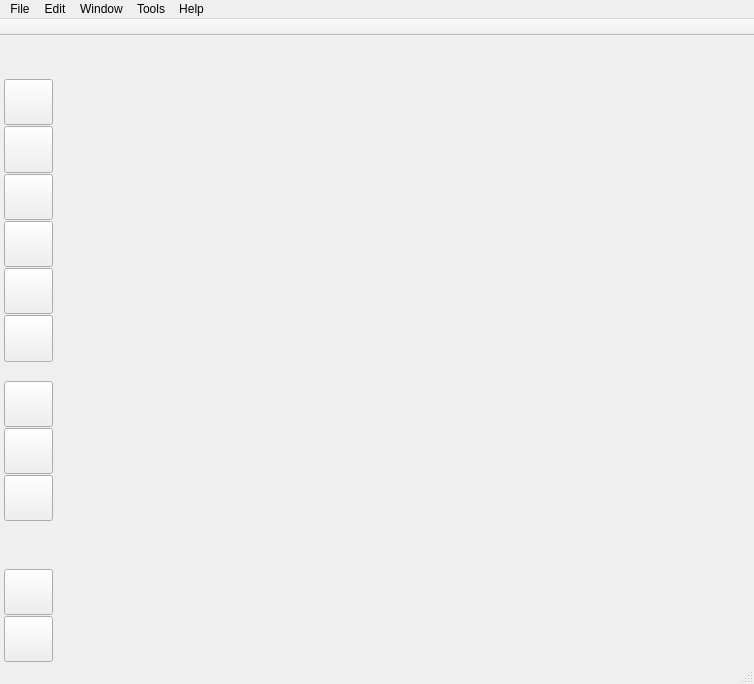
<?xml version="1.0" encoding="UTF-8"?>
<ui version="4.0">
 <class>MainWindow</class>
 <widget class="QMainWindow" name="MainWindow">
  <property name="geometry">
   <rect>
    <x>0</x>
    <y>0</y>
    <width>754</width>
    <height>684</height>
   </rect>
  </property>
  <property name="mouseTracking">
   <bool>true</bool>
  </property>
  <property name="windowTitle">
   <string>Plotlyst</string>
  </property>
  <widget class="QWidget" name="centralwidget">
   <layout class="QHBoxLayout" name="horizontalLayout">
    <property name="spacing">
     <number>3</number>
    </property>
    <property name="leftMargin">
     <number>0</number>
    </property>
    <property name="topMargin">
     <number>0</number>
    </property>
    <property name="rightMargin">
     <number>0</number>
    </property>
    <property name="bottomMargin">
     <number>0</number>
    </property>
    <item>
     <widget class="QStackedWidget" name="stackMainPanels">
      <property name="lineWidth">
       <number>0</number>
      </property>
      <property name="currentIndex">
       <number>0</number>
      </property>
      <widget class="QWidget" name="pageOutline">
       <layout class="QHBoxLayout" name="horizontalLayout_2">
        <property name="spacing">
         <number>0</number>
        </property>
        <property name="leftMargin">
         <number>0</number>
        </property>
        <property name="topMargin">
         <number>0</number>
        </property>
        <property name="rightMargin">
         <number>0</number>
        </property>
        <property name="bottomMargin">
         <number>0</number>
        </property>
        <item>
         <widget class="QWidget" name="wdgNavBar" native="true">
          <property name="sizePolicy">
           <sizepolicy hsizetype="MinimumExpanding" vsizetype="Preferred">
            <horstretch>0</horstretch>
            <verstretch>0</verstretch>
           </sizepolicy>
          </property>
          <property name="maximumSize">
           <size>
            <width>55</width>
            <height>16777215</height>
           </size>
          </property>
          <property name="navbar" stdset="0">
           <bool>true</bool>
          </property>
          <layout class="QVBoxLayout" name="verticalLayout">
           <property name="spacing">
            <number>1</number>
           </property>
           <property name="leftMargin">
            <number>4</number>
           </property>
           <property name="topMargin">
            <number>40</number>
           </property>
           <property name="rightMargin">
            <number>2</number>
           </property>
           <property name="bottomMargin">
            <number>0</number>
           </property>
           <item>
            <spacer name="verticalSpacer_6">
             <property name="orientation">
              <enum>Qt::Vertical</enum>
             </property>
             <property name="sizeType">
              <enum>QSizePolicy::Fixed</enum>
             </property>
             <property name="sizeHint" stdset="0">
              <size>
               <width>20</width>
               <height>3</height>
              </size>
             </property>
            </spacer>
           </item>
           <item>
            <widget class="QToolButton" name="btnNovel">
             <property name="sizePolicy">
              <sizepolicy hsizetype="MinimumExpanding" vsizetype="MinimumExpanding">
               <horstretch>0</horstretch>
               <verstretch>0</verstretch>
              </sizepolicy>
             </property>
             <property name="minimumSize">
              <size>
               <width>35</width>
               <height>35</height>
              </size>
             </property>
             <property name="maximumSize">
              <size>
               <width>50</width>
               <height>50</height>
              </size>
             </property>
             <property name="cursor">
              <cursorShape>PointingHandCursor</cursorShape>
             </property>
             <property name="toolTip">
              <string>Novel</string>
             </property>
             <property name="text">
              <string/>
             </property>
             <property name="iconSize">
              <size>
               <width>32</width>
               <height>32</height>
              </size>
             </property>
             <property name="checkable">
              <bool>true</bool>
             </property>
             <property name="base" stdset="0">
              <bool>false</bool>
             </property>
             <property name="main-navbar" stdset="0">
              <bool>true</bool>
             </property>
             <property name="transparent" stdset="0">
              <bool>true</bool>
             </property>
             <attribute name="buttonGroup">
              <string notr="true">buttonGroup</string>
             </attribute>
            </widget>
           </item>
           <item>
            <widget class="QToolButton" name="btnCharacters">
             <property name="sizePolicy">
              <sizepolicy hsizetype="MinimumExpanding" vsizetype="MinimumExpanding">
               <horstretch>0</horstretch>
               <verstretch>0</verstretch>
              </sizepolicy>
             </property>
             <property name="minimumSize">
              <size>
               <width>35</width>
               <height>35</height>
              </size>
             </property>
             <property name="maximumSize">
              <size>
               <width>50</width>
               <height>50</height>
              </size>
             </property>
             <property name="cursor">
              <cursorShape>PointingHandCursor</cursorShape>
             </property>
             <property name="toolTip">
              <string>Characters</string>
             </property>
             <property name="text">
              <string/>
             </property>
             <property name="iconSize">
              <size>
               <width>32</width>
               <height>32</height>
              </size>
             </property>
             <property name="checkable">
              <bool>true</bool>
             </property>
             <property name="base" stdset="0">
              <bool>false</bool>
             </property>
             <property name="main-navbar" stdset="0">
              <bool>true</bool>
             </property>
             <attribute name="buttonGroup">
              <string notr="true">buttonGroup</string>
             </attribute>
            </widget>
           </item>
           <item>
            <widget class="QToolButton" name="btnScenes">
             <property name="sizePolicy">
              <sizepolicy hsizetype="MinimumExpanding" vsizetype="MinimumExpanding">
               <horstretch>0</horstretch>
               <verstretch>0</verstretch>
              </sizepolicy>
             </property>
             <property name="minimumSize">
              <size>
               <width>35</width>
               <height>35</height>
              </size>
             </property>
             <property name="maximumSize">
              <size>
               <width>50</width>
               <height>50</height>
              </size>
             </property>
             <property name="cursor">
              <cursorShape>PointingHandCursor</cursorShape>
             </property>
             <property name="toolTip">
              <string>Narrative Manager</string>
             </property>
             <property name="text">
              <string/>
             </property>
             <property name="iconSize">
              <size>
               <width>32</width>
               <height>32</height>
              </size>
             </property>
             <property name="checkable">
              <bool>true</bool>
             </property>
             <property name="base" stdset="0">
              <bool>false</bool>
             </property>
             <property name="main-navbar" stdset="0">
              <bool>true</bool>
             </property>
             <attribute name="buttonGroup">
              <string notr="true">buttonGroup</string>
             </attribute>
            </widget>
           </item>
           <item>
            <widget class="QToolButton" name="btnWorld">
             <property name="enabled">
              <bool>true</bool>
             </property>
             <property name="sizePolicy">
              <sizepolicy hsizetype="MinimumExpanding" vsizetype="MinimumExpanding">
               <horstretch>0</horstretch>
               <verstretch>0</verstretch>
              </sizepolicy>
             </property>
             <property name="minimumSize">
              <size>
               <width>35</width>
               <height>35</height>
              </size>
             </property>
             <property name="maximumSize">
              <size>
               <width>50</width>
               <height>50</height>
              </size>
             </property>
             <property name="cursor">
              <cursorShape>PointingHandCursor</cursorShape>
             </property>
             <property name="toolTip">
              <string>World-building</string>
             </property>
             <property name="text">
              <string/>
             </property>
             <property name="iconSize">
              <size>
               <width>32</width>
               <height>32</height>
              </size>
             </property>
             <property name="checkable">
              <bool>true</bool>
             </property>
             <property name="base" stdset="0">
              <bool>false</bool>
             </property>
             <property name="main-navbar" stdset="0">
              <bool>true</bool>
             </property>
             <attribute name="buttonGroup">
              <string notr="true">buttonGroup</string>
             </attribute>
            </widget>
           </item>
           <item>
            <widget class="QToolButton" name="btnManuscript">
             <property name="enabled">
              <bool>true</bool>
             </property>
             <property name="sizePolicy">
              <sizepolicy hsizetype="MinimumExpanding" vsizetype="MinimumExpanding">
               <horstretch>0</horstretch>
               <verstretch>0</verstretch>
              </sizepolicy>
             </property>
             <property name="minimumSize">
              <size>
               <width>35</width>
               <height>35</height>
              </size>
             </property>
             <property name="maximumSize">
              <size>
               <width>50</width>
               <height>50</height>
              </size>
             </property>
             <property name="cursor">
              <cursorShape>PointingHandCursor</cursorShape>
             </property>
             <property name="toolTip">
              <string>Manuscript</string>
             </property>
             <property name="text">
              <string/>
             </property>
             <property name="iconSize">
              <size>
               <width>32</width>
               <height>32</height>
              </size>
             </property>
             <property name="checkable">
              <bool>true</bool>
             </property>
             <property name="base" stdset="0">
              <bool>false</bool>
             </property>
             <property name="main-navbar" stdset="0">
              <bool>true</bool>
             </property>
             <attribute name="buttonGroup">
              <string notr="true">buttonGroup</string>
             </attribute>
            </widget>
           </item>
           <item>
            <widget class="QToolButton" name="btnNotes">
             <property name="sizePolicy">
              <sizepolicy hsizetype="MinimumExpanding" vsizetype="MinimumExpanding">
               <horstretch>0</horstretch>
               <verstretch>0</verstretch>
              </sizepolicy>
             </property>
             <property name="minimumSize">
              <size>
               <width>35</width>
               <height>35</height>
              </size>
             </property>
             <property name="maximumSize">
              <size>
               <width>50</width>
               <height>50</height>
              </size>
             </property>
             <property name="cursor">
              <cursorShape>PointingHandCursor</cursorShape>
             </property>
             <property name="toolTip">
              <string>Documents</string>
             </property>
             <property name="text">
              <string/>
             </property>
             <property name="iconSize">
              <size>
               <width>32</width>
               <height>32</height>
              </size>
             </property>
             <property name="checkable">
              <bool>true</bool>
             </property>
             <property name="base" stdset="0">
              <bool>false</bool>
             </property>
             <property name="main-navbar" stdset="0">
              <bool>true</bool>
             </property>
             <attribute name="buttonGroup">
              <string notr="true">buttonGroup</string>
             </attribute>
            </widget>
           </item>
           <item>
            <spacer name="verticalSpacer_4">
             <property name="orientation">
              <enum>Qt::Vertical</enum>
             </property>
             <property name="sizeType">
              <enum>QSizePolicy::Fixed</enum>
             </property>
             <property name="sizeHint" stdset="0">
              <size>
               <width>10</width>
               <height>15</height>
              </size>
             </property>
            </spacer>
           </item>
           <item>
            <spacer name="verticalSpacer_8">
             <property name="orientation">
              <enum>Qt::Vertical</enum>
             </property>
             <property name="sizeType">
              <enum>QSizePolicy::Fixed</enum>
             </property>
             <property name="sizeHint" stdset="0">
              <size>
               <width>20</width>
               <height>3</height>
              </size>
             </property>
            </spacer>
           </item>
           <item>
            <widget class="QToolButton" name="btnBoard">
             <property name="sizePolicy">
              <sizepolicy hsizetype="MinimumExpanding" vsizetype="MinimumExpanding">
               <horstretch>0</horstretch>
               <verstretch>0</verstretch>
              </sizepolicy>
             </property>
             <property name="minimumSize">
              <size>
               <width>35</width>
               <height>35</height>
              </size>
             </property>
             <property name="maximumSize">
              <size>
               <width>50</width>
               <height>50</height>
              </size>
             </property>
             <property name="cursor">
              <cursorShape>PointingHandCursor</cursorShape>
             </property>
             <property name="toolTip">
              <string>Task management</string>
             </property>
             <property name="text">
              <string/>
             </property>
             <property name="iconSize">
              <size>
               <width>32</width>
               <height>32</height>
              </size>
             </property>
             <property name="checkable">
              <bool>true</bool>
             </property>
             <property name="base" stdset="0">
              <bool>false</bool>
             </property>
             <property name="main-navbar" stdset="0">
              <bool>true</bool>
             </property>
             <attribute name="buttonGroup">
              <string notr="true">buttonGroup</string>
             </attribute>
            </widget>
           </item>
           <item>
            <widget class="QToolButton" name="btnReports">
             <property name="sizePolicy">
              <sizepolicy hsizetype="MinimumExpanding" vsizetype="MinimumExpanding">
               <horstretch>0</horstretch>
               <verstretch>0</verstretch>
              </sizepolicy>
             </property>
             <property name="minimumSize">
              <size>
               <width>35</width>
               <height>35</height>
              </size>
             </property>
             <property name="maximumSize">
              <size>
               <width>50</width>
               <height>50</height>
              </size>
             </property>
             <property name="cursor">
              <cursorShape>PointingHandCursor</cursorShape>
             </property>
             <property name="toolTip">
              <string>Reports</string>
             </property>
             <property name="text">
              <string/>
             </property>
             <property name="iconSize">
              <size>
               <width>32</width>
               <height>32</height>
              </size>
             </property>
             <property name="checkable">
              <bool>true</bool>
             </property>
             <property name="base" stdset="0">
              <bool>false</bool>
             </property>
             <property name="main-navbar" stdset="0">
              <bool>true</bool>
             </property>
             <attribute name="buttonGroup">
              <string notr="true">buttonGroup</string>
             </attribute>
            </widget>
           </item>
           <item>
            <widget class="QToolButton" name="btnFormatting">
             <property name="sizePolicy">
              <sizepolicy hsizetype="MinimumExpanding" vsizetype="MinimumExpanding">
               <horstretch>0</horstretch>
               <verstretch>0</verstretch>
              </sizepolicy>
             </property>
             <property name="minimumSize">
              <size>
               <width>35</width>
               <height>35</height>
              </size>
             </property>
             <property name="maximumSize">
              <size>
               <width>50</width>
               <height>50</height>
              </size>
             </property>
             <property name="cursor">
              <cursorShape>PointingHandCursor</cursorShape>
             </property>
             <property name="toolTip">
              <string>Formatting and typesetting</string>
             </property>
             <property name="text">
              <string/>
             </property>
             <property name="iconSize">
              <size>
               <width>32</width>
               <height>32</height>
              </size>
             </property>
             <property name="checkable">
              <bool>true</bool>
             </property>
             <property name="base" stdset="0">
              <bool>false</bool>
             </property>
             <property name="main-navbar" stdset="0">
              <bool>true</bool>
             </property>
             <attribute name="buttonGroup">
              <string notr="true">buttonGroup</string>
             </attribute>
            </widget>
           </item>
           <item>
            <spacer name="verticalSpacer">
             <property name="orientation">
              <enum>Qt::Vertical</enum>
             </property>
             <property name="sizeHint" stdset="0">
              <size>
               <width>20</width>
               <height>40</height>
              </size>
             </property>
            </spacer>
           </item>
           <item>
            <widget class="QToolButton" name="btnKbLink">
             <property name="sizePolicy">
              <sizepolicy hsizetype="MinimumExpanding" vsizetype="MinimumExpanding">
               <horstretch>0</horstretch>
               <verstretch>0</verstretch>
              </sizepolicy>
             </property>
             <property name="minimumSize">
              <size>
               <width>35</width>
               <height>35</height>
              </size>
             </property>
             <property name="maximumSize">
              <size>
               <width>50</width>
               <height>50</height>
              </size>
             </property>
             <property name="cursor">
              <cursorShape>PointingHandCursor</cursorShape>
             </property>
             <property name="toolTip">
              <string>Jump to Knowledge Base</string>
             </property>
             <property name="text">
              <string/>
             </property>
             <property name="iconSize">
              <size>
               <width>32</width>
               <height>32</height>
              </size>
             </property>
             <property name="checkable">
              <bool>false</bool>
             </property>
             <property name="base" stdset="0">
              <bool>false</bool>
             </property>
             <property name="main-navbar" stdset="0">
              <bool>true</bool>
             </property>
            </widget>
           </item>
           <item>
            <widget class="QToolButton" name="btnSettingsLink">
             <property name="sizePolicy">
              <sizepolicy hsizetype="MinimumExpanding" vsizetype="MinimumExpanding">
               <horstretch>0</horstretch>
               <verstretch>0</verstretch>
              </sizepolicy>
             </property>
             <property name="minimumSize">
              <size>
               <width>35</width>
               <height>35</height>
              </size>
             </property>
             <property name="maximumSize">
              <size>
               <width>50</width>
               <height>50</height>
              </size>
             </property>
             <property name="cursor">
              <cursorShape>PointingHandCursor</cursorShape>
             </property>
             <property name="toolTip">
              <string>Jump to novel settings</string>
             </property>
             <property name="text">
              <string/>
             </property>
             <property name="iconSize">
              <size>
               <width>32</width>
               <height>32</height>
              </size>
             </property>
             <property name="checkable">
              <bool>false</bool>
             </property>
             <property name="base" stdset="0">
              <bool>false</bool>
             </property>
             <property name="main-navbar" stdset="0">
              <bool>true</bool>
             </property>
            </widget>
           </item>
          </layout>
         </widget>
        </item>
        <item>
         <layout class="QVBoxLayout" name="verticalLayout_2">
          <item>
           <widget class="QStackedWidget" name="stackedWidget">
            <property name="cursor">
             <cursorShape>ArrowCursor</cursorShape>
            </property>
            <widget class="QWidget" name="pageBoard">
             <layout class="QVBoxLayout" name="verticalLayout_10">
              <property name="spacing">
               <number>0</number>
              </property>
              <property name="leftMargin">
               <number>0</number>
              </property>
              <property name="topMargin">
               <number>0</number>
              </property>
              <property name="rightMargin">
               <number>0</number>
              </property>
              <property name="bottomMargin">
               <number>0</number>
              </property>
             </layout>
            </widget>
            <widget class="QWidget" name="pageNovel">
             <layout class="QVBoxLayout" name="verticalLayout_4">
              <property name="spacing">
               <number>0</number>
              </property>
              <property name="leftMargin">
               <number>0</number>
              </property>
              <property name="topMargin">
               <number>0</number>
              </property>
              <property name="rightMargin">
               <number>0</number>
              </property>
              <property name="bottomMargin">
               <number>0</number>
              </property>
             </layout>
            </widget>
            <widget class="QWidget" name="pageCharacters">
             <layout class="QVBoxLayout" name="verticalLayout_5">
              <property name="spacing">
               <number>0</number>
              </property>
              <property name="leftMargin">
               <number>0</number>
              </property>
              <property name="topMargin">
               <number>0</number>
              </property>
              <property name="rightMargin">
               <number>0</number>
              </property>
              <property name="bottomMargin">
               <number>0</number>
              </property>
             </layout>
            </widget>
            <widget class="QWidget" name="pageScenes">
             <layout class="QVBoxLayout" name="verticalLayout_6">
              <property name="spacing">
               <number>0</number>
              </property>
              <property name="leftMargin">
               <number>0</number>
              </property>
              <property name="topMargin">
               <number>0</number>
              </property>
              <property name="rightMargin">
               <number>0</number>
              </property>
              <property name="bottomMargin">
               <number>0</number>
              </property>
             </layout>
            </widget>
            <widget class="QWidget" name="pageWorld">
             <layout class="QVBoxLayout" name="verticalLayout_3">
              <property name="spacing">
               <number>0</number>
              </property>
              <property name="leftMargin">
               <number>0</number>
              </property>
              <property name="topMargin">
               <number>0</number>
              </property>
              <property name="rightMargin">
               <number>0</number>
              </property>
              <property name="bottomMargin">
               <number>0</number>
              </property>
             </layout>
            </widget>
            <widget class="QWidget" name="pageNotes">
             <layout class="QVBoxLayout" name="verticalLayout_8">
              <property name="spacing">
               <number>0</number>
              </property>
              <property name="leftMargin">
               <number>0</number>
              </property>
              <property name="topMargin">
               <number>0</number>
              </property>
              <property name="rightMargin">
               <number>0</number>
              </property>
              <property name="bottomMargin">
               <number>0</number>
              </property>
             </layout>
            </widget>
            <widget class="QWidget" name="pageManuscript">
             <layout class="QVBoxLayout" name="verticalLayout_15">
              <property name="spacing">
               <number>0</number>
              </property>
              <property name="leftMargin">
               <number>0</number>
              </property>
              <property name="topMargin">
               <number>0</number>
              </property>
              <property name="rightMargin">
               <number>0</number>
              </property>
              <property name="bottomMargin">
               <number>0</number>
              </property>
             </layout>
            </widget>
            <widget class="QWidget" name="pageAnalysis">
             <layout class="QVBoxLayout" name="verticalLayout_13">
              <property name="spacing">
               <number>0</number>
              </property>
              <property name="leftMargin">
               <number>0</number>
              </property>
              <property name="topMargin">
               <number>0</number>
              </property>
              <property name="rightMargin">
               <number>0</number>
              </property>
              <property name="bottomMargin">
               <number>0</number>
              </property>
             </layout>
            </widget>
            <widget class="QWidget" name="pageFormatting">
             <layout class="QVBoxLayout" name="verticalLayout_12">
              <property name="spacing">
               <number>0</number>
              </property>
              <property name="leftMargin">
               <number>0</number>
              </property>
              <property name="topMargin">
               <number>0</number>
              </property>
              <property name="rightMargin">
               <number>0</number>
              </property>
              <property name="bottomMargin">
               <number>0</number>
              </property>
             </layout>
            </widget>
           </widget>
          </item>
         </layout>
        </item>
       </layout>
      </widget>
      <widget class="QWidget" name="pageHome">
       <layout class="QVBoxLayout" name="verticalLayout_11">
        <property name="spacing">
         <number>0</number>
        </property>
        <property name="leftMargin">
         <number>0</number>
        </property>
        <property name="topMargin">
         <number>0</number>
        </property>
        <property name="rightMargin">
         <number>0</number>
        </property>
        <property name="bottomMargin">
         <number>0</number>
        </property>
       </layout>
      </widget>
     </widget>
    </item>
    <item>
     <widget class="QStackedWidget" name="wdgSidebar">
      <property name="minimumSize">
       <size>
        <width>220</width>
        <height>0</height>
       </size>
      </property>
      <property name="maximumSize">
       <size>
        <width>220</width>
        <height>16777215</height>
       </size>
      </property>
      <property name="currentIndex">
       <number>0</number>
      </property>
      <widget class="QWidget" name="pageComments">
       <layout class="QVBoxLayout" name="verticalLayout_9">
        <property name="spacing">
         <number>0</number>
        </property>
        <property name="leftMargin">
         <number>0</number>
        </property>
        <property name="topMargin">
         <number>0</number>
        </property>
        <property name="rightMargin">
         <number>0</number>
        </property>
        <property name="bottomMargin">
         <number>0</number>
        </property>
       </layout>
      </widget>
     </widget>
    </item>
    <item>
     <widget class="QWidget" name="wdgDocs" native="true">
      <property name="minimumSize">
       <size>
        <width>20</width>
        <height>0</height>
       </size>
      </property>
      <layout class="QVBoxLayout" name="verticalLayout_7">
       <property name="spacing">
        <number>3</number>
       </property>
       <property name="leftMargin">
        <number>1</number>
       </property>
       <property name="topMargin">
        <number>1</number>
       </property>
       <property name="rightMargin">
        <number>1</number>
       </property>
       <property name="bottomMargin">
        <number>1</number>
       </property>
      </layout>
     </widget>
    </item>
   </layout>
  </widget>
  <widget class="QMenuBar" name="menubar">
   <property name="geometry">
    <rect>
     <x>0</x>
     <y>0</y>
     <width>754</width>
     <height>19</height>
    </rect>
   </property>
   <widget class="QMenu" name="menuFile">
    <property name="title">
     <string>File</string>
    </property>
    <property name="toolTipsVisible">
     <bool>true</bool>
    </property>
    <widget class="QMenu" name="menuProject">
     <property name="title">
      <string>Project</string>
     </property>
     <property name="toolTipsVisible">
      <bool>true</bool>
     </property>
     <addaction name="actionDirPlaceholder"/>
     <addaction name="actionOpenProjectDir"/>
     <addaction name="separator"/>
     <addaction name="actionChangeDir"/>
    </widget>
    <addaction name="menuProject"/>
   </widget>
   <widget class="QMenu" name="menuHelp">
    <property name="title">
     <string>Help</string>
    </property>
    <property name="toolTipsVisible">
     <bool>true</bool>
    </property>
    <widget class="QMenu" name="menuSocials">
     <property name="title">
      <string>Socials</string>
     </property>
     <addaction name="actionSocialDiscord"/>
     <addaction name="separator"/>
     <addaction name="actionInstagram"/>
     <addaction name="actionThreads"/>
     <addaction name="actionPatreon"/>
     <addaction name="actionFacebook"/>
     <addaction name="actionYoutube"/>
     <addaction name="actionXTwitter"/>
     <addaction name="actionPinterest"/>
    </widget>
    <addaction name="separator"/>
    <addaction name="actionLogs"/>
    <addaction name="actionResourceManager"/>
    <addaction name="separator"/>
    <addaction name="actionPlotlystWebsite"/>
    <addaction name="menuSocials"/>
    <addaction name="separator"/>
    <addaction name="actionContact"/>
    <addaction name="actionDiscord"/>
    <addaction name="actionFeatureRequest"/>
    <addaction name="actionRoadmap"/>
    <addaction name="separator"/>
    <addaction name="actionPurchase"/>
    <addaction name="actionAbout"/>
   </widget>
   <widget class="QMenu" name="menuEdit">
    <property name="title">
     <string>Edit</string>
    </property>
    <addaction name="actionCut"/>
    <addaction name="actionCopy"/>
    <addaction name="actionPaste"/>
   </widget>
   <widget class="QMenu" name="menuWindow">
    <property name="title">
     <string>Window</string>
    </property>
    <widget class="QMenu" name="menuDetachPanels">
     <property name="toolTip">
      <string>Detach panels to separate windows</string>
     </property>
     <property name="title">
      <string>Detach panels</string>
     </property>
     <addaction name="actionDetachCharacters"/>
     <addaction name="actionDetachScenes"/>
     <addaction name="actionDetachWorldbuilding"/>
     <addaction name="actionDetachDocuments"/>
     <addaction name="actionDetachTask"/>
     <addaction name="actionDetachReports"/>
    </widget>
    <addaction name="menuDetachPanels"/>
   </widget>
   <widget class="QMenu" name="menuTools">
    <property name="title">
     <string>Tools</string>
    </property>
    <addaction name="actionPatronRecognitionBuilder"/>
   </widget>
   <addaction name="menuFile"/>
   <addaction name="menuEdit"/>
   <addaction name="menuWindow"/>
   <addaction name="menuTools"/>
   <addaction name="menuHelp"/>
  </widget>
  <widget class="QToolBar" name="toolBar">
   <property name="windowTitle">
    <string>toolBar</string>
   </property>
   <property name="movable">
    <bool>false</bool>
   </property>
   <property name="floatable">
    <bool>false</bool>
   </property>
   <attribute name="toolBarArea">
    <enum>TopToolBarArea</enum>
   </attribute>
   <attribute name="toolBarBreak">
    <bool>false</bool>
   </attribute>
  </widget>
  <widget class="QStatusBar" name="statusbar"/>
  <action name="actionAbout">
   <property name="text">
    <string>About</string>
   </property>
  </action>
  <action name="actionIncreaseFontSize">
   <property name="text">
    <string>Increase font size</string>
   </property>
   <property name="shortcut">
    <string>Ctrl++</string>
   </property>
  </action>
  <action name="actionDecreaseFontSize">
   <property name="text">
    <string>Decrease font size</string>
   </property>
   <property name="shortcut">
    <string>Ctrl+-</string>
   </property>
  </action>
  <action name="actionPersist">
   <property name="text">
    <string>Persist</string>
   </property>
  </action>
  <action name="actionImportScrivener">
   <property name="text">
    <string>Import from Scrivener</string>
   </property>
  </action>
  <action name="actionCut">
   <property name="text">
    <string>Cut</string>
   </property>
  </action>
  <action name="actionCopy">
   <property name="text">
    <string>Copy</string>
   </property>
  </action>
  <action name="actionPaste">
   <property name="text">
    <string>Paste</string>
   </property>
  </action>
  <action name="actionDelete">
   <property name="text">
    <string>Delete</string>
   </property>
  </action>
  <action name="actionCharacterTemplateEditor">
   <property name="text">
    <string>Character template editor</string>
   </property>
  </action>
  <action name="actionResetHints">
   <property name="text">
    <string>Show all hints</string>
   </property>
   <property name="toolTip">
    <string>Show all hints again. The application needs to be shut down to apply the changes</string>
   </property>
  </action>
  <action name="actionPreview">
   <property name="text">
    <string>Manuscript preview</string>
   </property>
  </action>
  <action name="actionDirPlaceholder">
   <property name="checkable">
    <bool>true</bool>
   </property>
   <property name="checked">
    <bool>true</bool>
   </property>
   <property name="enabled">
    <bool>false</bool>
   </property>
   <property name="text">
    <string>dir</string>
   </property>
  </action>
  <action name="actionChangeDir">
   <property name="text">
    <string>Change project directory...</string>
   </property>
  </action>
  <action name="actionResourceManager">
   <property name="text">
    <string>Resource manager</string>
   </property>
  </action>
  <action name="actionOpenProjectDir">
   <property name="text">
    <string>Open in explorer...</string>
   </property>
  </action>
  <action name="actionLogs">
   <property name="text">
    <string>Logs</string>
   </property>
  </action>
  <action name="actionContact">
   <property name="text">
    <string>Contact</string>
   </property>
  </action>
  <action name="actionFeatureRequest">
   <property name="text">
    <string>Feature request</string>
   </property>
  </action>
  <action name="actionPlotlystWebsite">
   <property name="text">
    <string>Plotlyst website</string>
   </property>
  </action>
  <action name="actionRoadmap">
   <property name="text">
    <string>Roadmap</string>
   </property>
  </action>
  <action name="actionFacebook">
   <property name="text">
    <string>Facebook</string>
   </property>
  </action>
  <action name="actionYoutube">
   <property name="text">
    <string>Youtube</string>
   </property>
  </action>
  <action name="actionInstagram">
   <property name="text">
    <string>Instagram</string>
   </property>
  </action>
  <action name="actionXTwitter">
   <property name="text">
    <string>X (Twitter)</string>
   </property>
  </action>
  <action name="actionPinterest">
   <property name="text">
    <string>Pinterest</string>
   </property>
  </action>
  <action name="actionDiscord">
   <property name="text">
    <string>Discord</string>
   </property>
  </action>
  <action name="actionSocialDiscord">
   <property name="text">
    <string>Discord</string>
   </property>
  </action>
  <action name="actionDetachCharacters">
   <property name="text">
    <string>Detach characters</string>
   </property>
  </action>
  <action name="actionDetachScenes">
   <property name="text">
    <string>Detach narrative manager</string>
   </property>
  </action>
  <action name="actionDetachWorldbuilding">
   <property name="text">
    <string>Detach world-building</string>
   </property>
  </action>
  <action name="actionDetachDocuments">
   <property name="text">
    <string>Detach documents</string>
   </property>
  </action>
  <action name="actionDetachTask">
   <property name="text">
    <string>Detach task management</string>
   </property>
  </action>
  <action name="actionDetachReports">
   <property name="text">
    <string>Detach reports</string>
   </property>
  </action>
  <action name="actionThreads">
   <property name="text">
    <string>Threads</string>
   </property>
  </action>
  <action name="actionPatreon">
   <property name="text">
    <string>Patreon</string>
   </property>
  </action>
  <action name="actionPatronRecognitionBuilder">
   <property name="text">
    <string>Patron Recognition Builder</string>
   </property>
  </action>
  <action name="actionPurchase">
   <property name="text">
    <string>Purchase</string>
   </property>
  </action>
 </widget>
 <resources/>
 <connections/>
 <buttongroups>
  <buttongroup name="buttonGroup"/>
 </buttongroups>
</ui>
